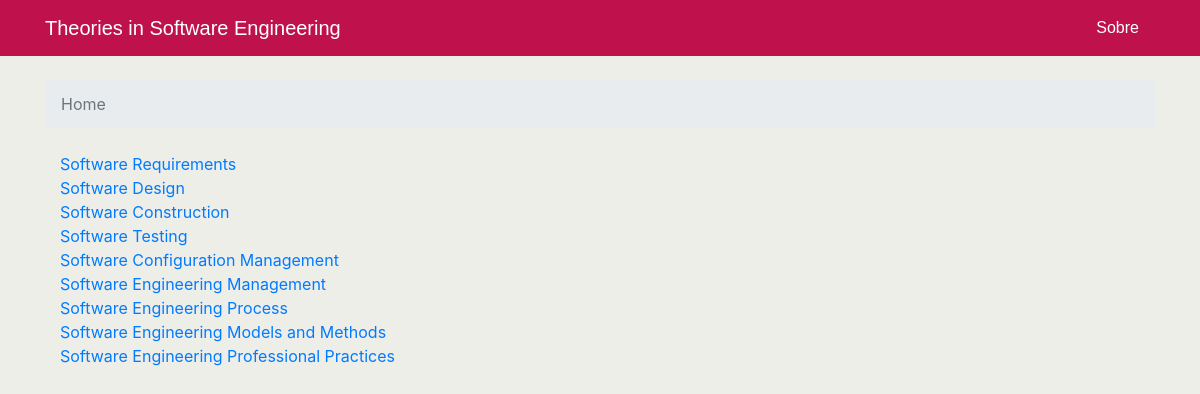
The app's page /home.html with its own data.
### swetheory/models.py (models this page shows, shortened)
class AreaOfInterest(models.Model):
    name = models.CharField(max_length=60, help_text='Enter area of study')

### swetheory/views.py (the view)
# urls.py: 2. Add a URL to urlpatterns:  path('', views.home, name='home')
def home(request):
    if request.method == 'GET':  # If the form is submitted
        search_query = request.GET.get('search_box', None)
        areas = AreaOfInterest.objects.all()
        args = {'areas': areas}
    return render(request, 'swetheory/home.html', args)

### swetheory/templates/swetheory/home.html
{% extends 'swetheory/base.html' %}
{% block breadcrumb %}
  <li class="breadcrumb-item active">Home</li>
{% endblock %}
{% block content %}
   <body>
    <div class="container">
      {% for area in areas %}
        <a href="{% url 'area_of_interest' area.name %}">{{ area.name }}</a>
        <br>
      {% endfor %}
    </div>
  </body>
{% endblock %}

### swetheory/static/swetheory/css/main.css (style rules this page uses)
body { padding: 0; margin: 0; background: #EEEEE9; }

### records on screen
AreaOfInterest: name "Software Requirements"
AreaOfInterest: name "Software Design"
AreaOfInterest: name "Software Construction"
AreaOfInterest: name "Software Testing"
AreaOfInterest: name "Software Configuration Management"
AreaOfInterest: name "Software Engineering Management"
AreaOfInterest: name "Software Engineering Process"
AreaOfInterest: name "Software Engineering Models and Methods"
AreaOfInterest: name "Software Engineering Professional Practices"
